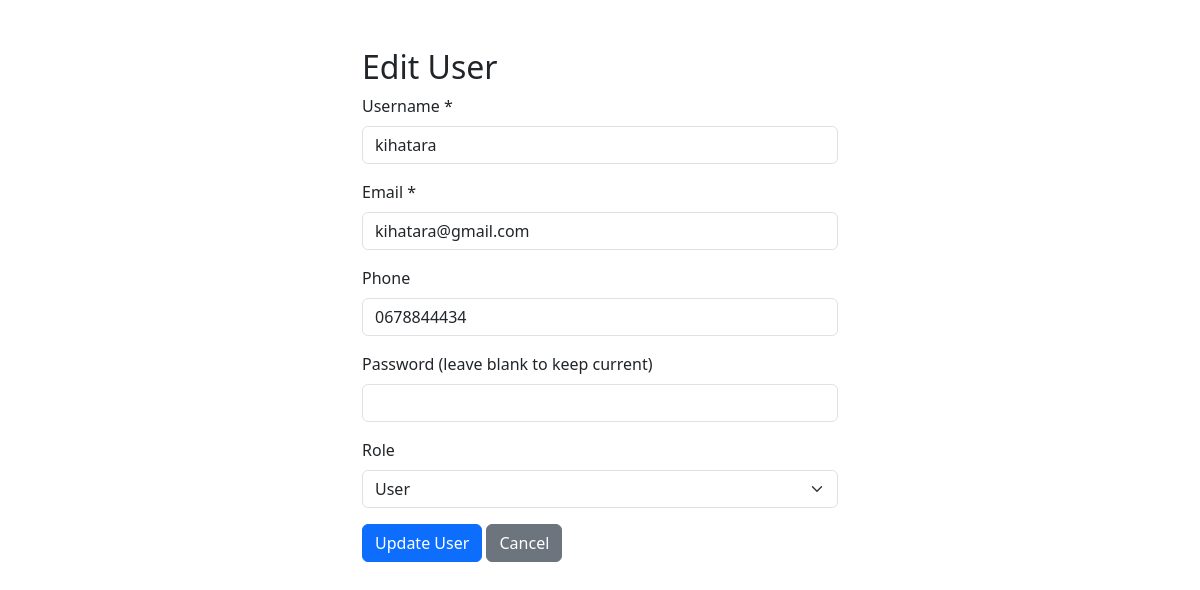
Screenshot of /admin/edit_user.php?id=18 (signed in) with the database file from the repository.
### tables this page shows
CREATE TABLE `users` (
  `user_id` int(11) NOT NULL,
  `username` varchar(100) NOT NULL,
  `email` varchar(100) NOT NULL,
  `phone` varchar(20) DEFAULT NULL,
  `password` varchar(255) NOT NULL,
  `is_active` tinyint(1) NOT NULL DEFAULT 1,
  `status` varchar(20) DEFAULT 'active'
);

### admin/edit_user.php (the view, shortened to what this page needs)
<?php
require_once '../includes/db.php';
$id = intval($_GET['id'] ?? 0);
$user = $pdo->prepare("SELECT * FROM users WHERE user_id=?");
$user->execute([$id]);
$data = $user->fetch(PDO::FETCH_ASSOC);
?>
<!DOCTYPE html>
<html lang="en">
<head>
    <link href="https://cdn.jsdelivr.net/npm/bootstrap@5.3.3/dist/css/bootstrap.min.css" rel="stylesheet">
</head>
<body>
<div class="container mt-5" style="max-width:500px;">
    <h2>Edit User</h2>
    <form method="post">
        <div class="mb-3">
            <label class="form-label">Username *</label>
            <input type="text" name="username" class="form-control" required value="<?= htmlspecialchars($data['username']) ?>">
        </div>
        <div class="mb-3">
            <label class="form-label">Email *</label>
            <input type="email" name="email" class="form-control" required value="<?= htmlspecialchars($data['email']) ?>">
        </div>
        <div class="mb-3">
            <label class="form-label">Phone</label>
            <input type="text" name="phone" class="form-control" value="<?= htmlspecialchars($data['phone']) ?>">
        </div>
        <div class="mb-3">
            <label class="form-label">Password (leave blank to keep current)</label>
            <input type="password" name="password" class="form-control">
        </div>
        <div class="mb-3">
            <label class="form-label">Role</label>
            <select name="role" class="form-select">
                <option value="user" <?= ($data['role']=='user') ? 'selected' : '' ?>>User</option>
            </select>
        </div>
        <button type="submit" class="btn btn-primary">Update User</button>
        <a href="users.php" class="btn btn-secondary">Cancel</a>
    </form>
</div>
</body>
</html>

### rows the page displays
users: username "kihatara", email "kihatara@gmail.com", phone "0678844434"
